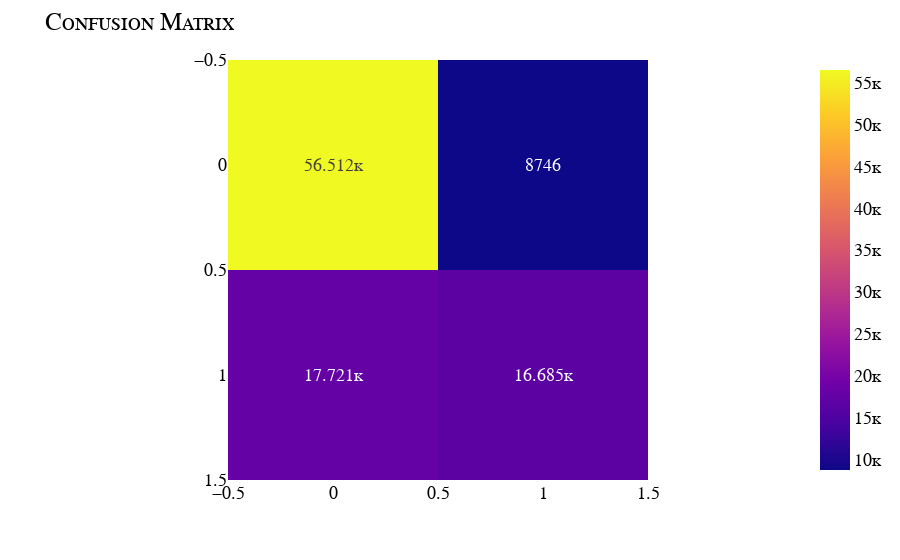

Notebook code cell kept with this figure:
### Code cell
catboost_accuracy = accuracy_score(y_test, preds)
print(f"Random Forest's acurracy: {catboost_accuracy*100:.2f}%")

print("\nClassification report")
print(classification_report(y_test, preds))



print("\nConfusion Matrix")
cm = confusion_matrix(y_test, preds)
fig = px.imshow(cm, text_auto=True).update_layout(title={"text": "Confusion Matrix"}, font=my_font).show()

### Figure 1 — Plotly figure (JSON) as saved in the notebook; plotly's stock layout.template omitted (floating-point values rounded to 4 significant figures)
{"data": [{"coloraxis": "coloraxis", "hovertemplate": "x: %{x}<br>y: %{y}<br>color: %{z}<extra></extra>", "name": "0", "texttemplate": "%{z}", "type": "heatmap", "xaxis": "x", "yaxis": "y", "z": [[56512, 8746], [17721, 16685]]}], "layout": {"coloraxis": {"colorscale": [[0, "#0d0887"], [0.1111, "#46039f"], [0.2222, "#7201a8"], [0.3333, "#9c179e"], [0.4444, "#bd3786"], [0.5556, "#d8576b"], [0.6667, "#ed7953"], [0.7778, "#fb9f3a"], [0.8889, "#fdca26"], [1, "#f0f921"]]}, "font": {"color": "Black", "family": "Courier New, monospace", "size": 18, "variant": "small-caps"}, "margin": {"t": 60}, "title": {"text": "Confusion Matrix"}, "xaxis": {"anchor": "y", "constrain": "domain", "domain": [0, 1], "scaleanchor": "y"}, "yaxis": {"anchor": "x", "autorange": "reversed", "constrain": "domain", "domain": [0, 1]}}}
